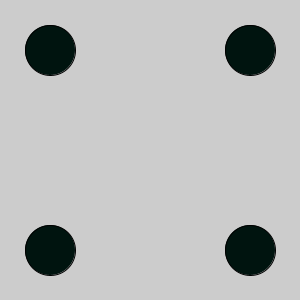
Frame 1 (no input)
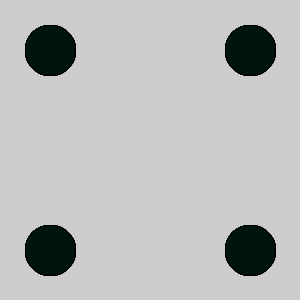
Frame 60 (the mouse pressed at the canvas centre just before this capture)
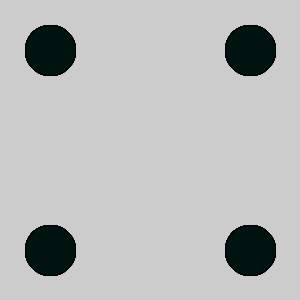
Frame 120 (the mouse held since frame 60 and released just before this capture)

The Processing sketch that drew these frames (run headless with seeded random() and noise(); from frame 60 on, the mouse is pressed at the canvas centre):

// Processing sketch: processing_81104
// ── processing_81104.pde

int x=50;
int y=50;
int x1=250;
int y1=250;
int x2=250;
int y2=50;
int x3=50;
int y3=250;
int r=0;
int g=20;
int b=15;
void setup(){
  size(300,300);
  fill(r,g,b);
}
void draw(){
  ellipse(x,y,50,50);
  ellipse(x1,y1,50,50);
  ellipse(x2,y2,50,50);
  ellipse(x3,y3,50,50);
}
void keyPressed(){
  x=x+1;
  y=y+1;
  x1=x1-1;
  y1=y1-1;
  x2=x2-1;
  y2=y2+1;
  x3=x3+1;
  y3=y3-1;
  r=r+3;
  g=g+6;
  b=b+9;
  fill(r,g,b);
}
